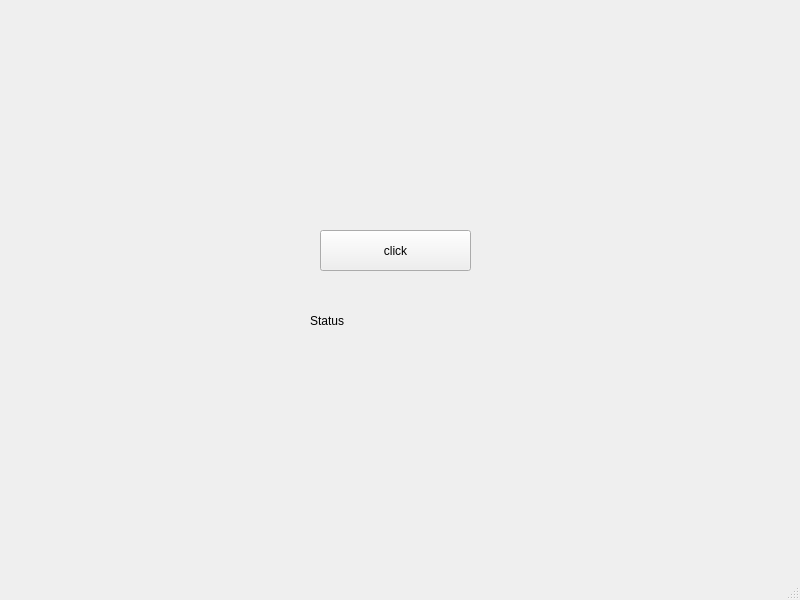
<?xml version="1.0" encoding="UTF-8"?>
<ui version="4.0">
 <class>MainWindow</class>
 <widget class="QMainWindow" name="MainWindow">
  <property name="geometry">
   <rect>
    <x>0</x>
    <y>0</y>
    <width>800</width>
    <height>600</height>
   </rect>
  </property>
  <property name="windowTitle">
   <string>MainWindow</string>
  </property>
  <widget class="QWidget" name="centralwidget">
   <widget class="QPushButton" name="pushButton">
    <property name="geometry">
     <rect>
      <x>320</x>
      <y>230</y>
      <width>151</width>
      <height>41</height>
     </rect>
    </property>
    <property name="text">
     <string>click</string>
    </property>
   </widget>
   <widget class="QLabel" name="label">
    <property name="geometry">
     <rect>
      <x>310</x>
      <y>300</y>
      <width>191</width>
      <height>41</height>
     </rect>
    </property>
    <property name="text">
     <string>Status</string>
    </property>
   </widget>
  </widget>
  <widget class="QMenuBar" name="menubar">
   <property name="geometry">
    <rect>
     <x>0</x>
     <y>0</y>
     <width>800</width>
     <height>30</height>
    </rect>
   </property>
  </widget>
  <widget class="QStatusBar" name="statusbar"/>
 </widget>
 <resources/>
 <connections/>
</ui>
